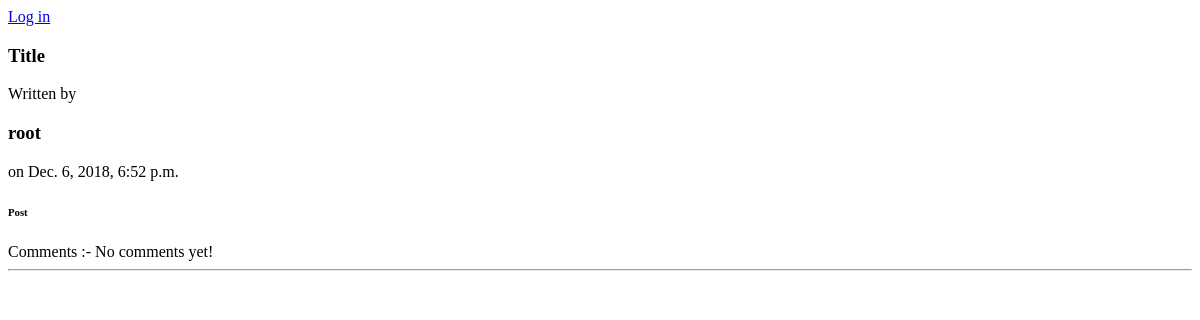
The app's page /, older data.
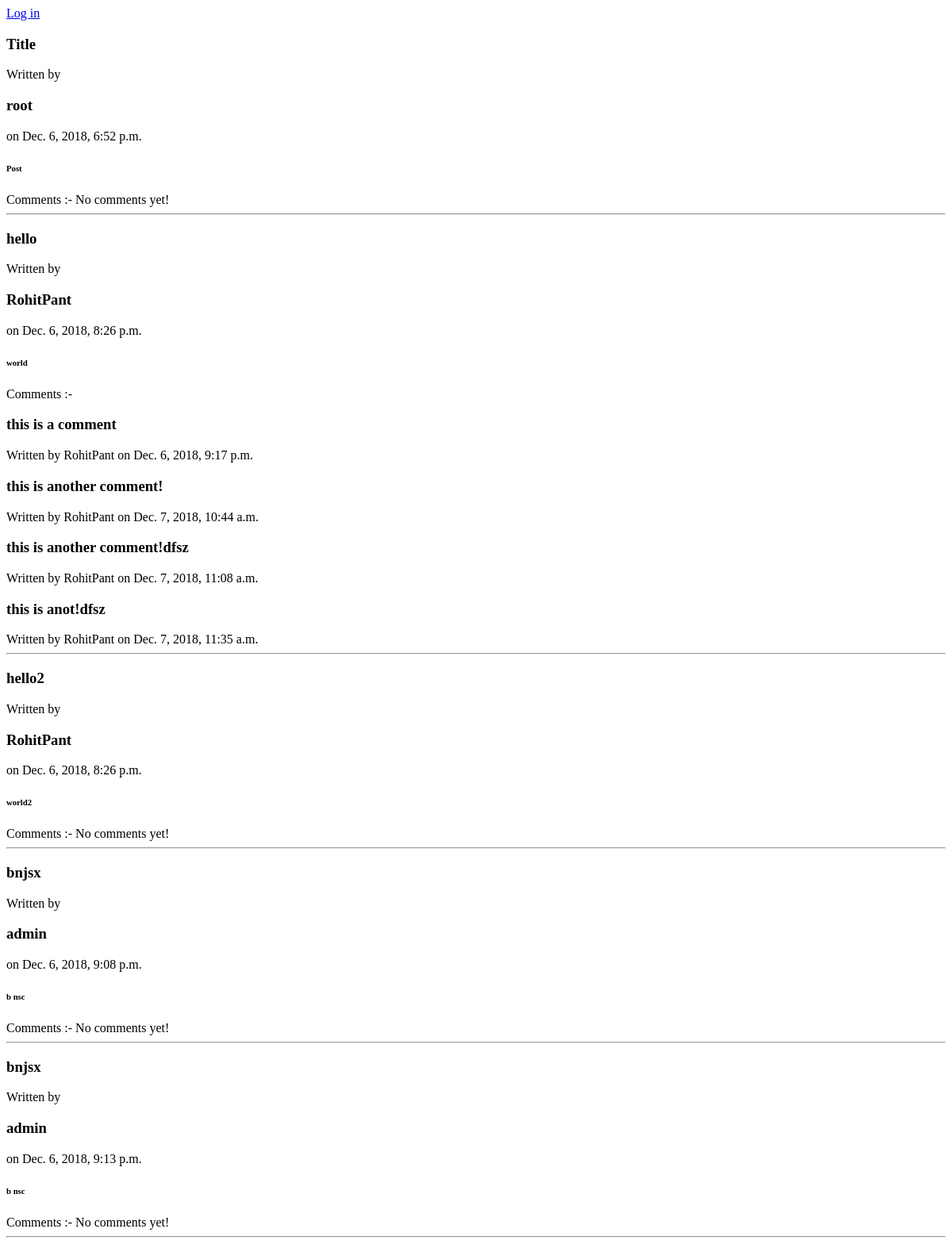
The same page, newer data.
### profiles/models.py (models this page shows, shortened)
class Post(models.Model):
    title = models.CharField(max_length=255)
    content = models.TextField()
    created_on = models.DateTimeField(auto_now_add=True)
    author = models.ForeignKey(User, related_name='author',on_delete=models.CASCADE)

class Comment(models.Model):
    content = models.TextField()
    created_on = models.DateTimeField(auto_now_add=True)
    author = models.ForeignKey(User,on_delete=models.CASCADE)
    post = models.ForeignKey(Post, related_name='comments', on_delete=models.CASCADE)

### profiles/views.py (the view)
# urls.py: 2. Add a URL to urlpatterns:  path('', views.home, name='home')
def home(request):
	all_posts = Post.objects.all()
	template_data = {'posts' : all_posts}
	return render(request, 'base.html', template_data)

### profiles/templates/base.html (shortened to what this page needs)
{% block content %}
	{% if profile %}
		<a href="{% url 'post_new' %}">Back</a>
		{% for p in posts %}
			{% ifequal user p.author %}
				<h3>{{p.title}}</h3>
				Written by <h3>{{p.author}}</h3> on {{p.created_on}}
				<h6>{{p.content}}</h6>
				{% if user.is_authenticated %}
					<form action="comment/" method="POST" enctype="multipart/form-data">
						<div class="form-group">
						{% csrf_token %}
						<label for="comment">Add a comment</label>
						<input type="text" id="comment" name="data" placeholder="Enter comment"/>
						<input type="hidden" name="post_id" value="{{p.id}}"/>
						<div class="text-center">
						<input type="submit" value="Submit" class="btn btn-lg btn-primary" id="submit"/></div>
						</div>
					</form>
				{% endif %}
				Comments :-
				{% if not p.comments.all %}
					No comments yet! <br>
				{% endif %}
				{% for comment in p.comments.all %}
					<h3>{{comment.content}}</h3>
					Written by {{comment.author}} on {{comment.created_on}}
				{% endfor %}
				<hr>
			{% endifequal %}
		{% endfor %}
	{% else %}
		{% if user.is_authenticated %}
			<p class="display-4">Hello, {{ user.username }}</p>
			<a href="{% url 'profile' %}">My profile</a>
		{% else %}
			<a class="lead" href="{% url 'login' %}">Log in</a>
		{% endif %}
		{% for p in posts %}
			<h3>{{p.title}}</h3>
			Written by <h3>{{p.author}}</h3> on {{p.created_on}}
			<h6>{{p.content}}</h6>
			Comments :-
			{% if not p.comments.all %}
				No comments yet! <br>
			{% endif %}
			{% for comment in p.comments.all %}
				<h3>{{comment.content}}</h3>
				Written by {{comment.author}} on {{comment.created_on}}
			{% endfor %}
			<hr>
		{% endfor %}
	{% endif %}
{% endblock content %}

Row changes from the older to the newer data that the page shows:
added Post: title "hello", author "RohitPant", created_on "Dec. 6, 2018, 8:26 p.m.", content "world"
added Comment: content "this is a comment", author "RohitPant", created_on "Dec. 6, 2018, 9:17 p.m."
added Comment: content "this is another comment!", author "RohitPant", created_on "Dec. 7, 2018, 10:44 a.m."
added Comment: content "this is another comment!dfsz", author "RohitPant", created_on "Dec. 7, 2018, 11:08 a.m."
added Comment: content "this is anot!dfsz", author "RohitPant", created_on "Dec. 7, 2018, 11:35 a.m."
added Post: title "hello2", author "RohitPant", created_on "Dec. 6, 2018, 8:26 p.m.", content "world2", shows "No comments yet!"
added Post: title "bnjsx", author "admin", created_on "Dec. 6, 2018, 9:08 p.m.", content "b nsc", shows "No comments yet!"
added Post: title "bnjsx", author "admin", created_on "Dec. 6, 2018, 9:13 p.m.", content "b nsc", shows "No comments yet!"
